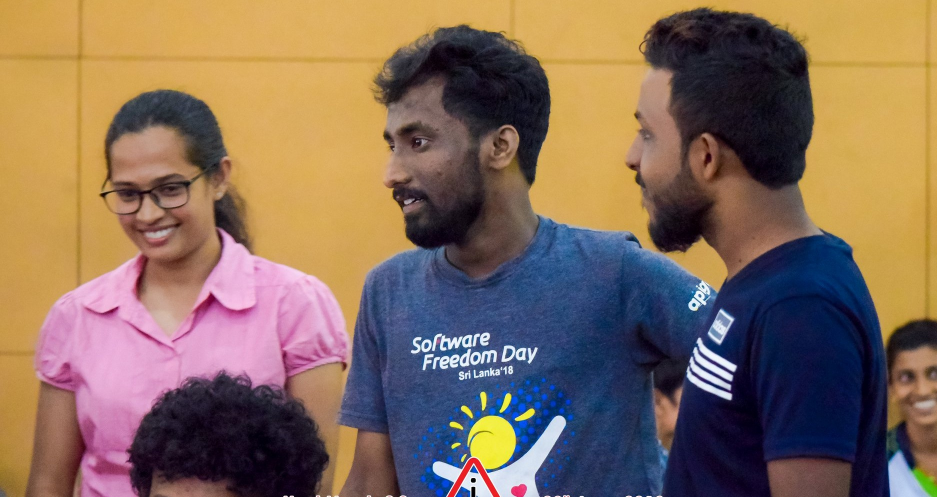
#> input picture a.jpg, 1874 x 994 px (shown at 1/2 size)
$ python face_detector.py
#> lines starting #> are read from the running program, lines starting #| are printed output that depends on the picture; after the words box and inside, x2 and y2 are one past the last pixel; in counts of white or black regions, pixels touching at a corner belong together
import cv2
face_cascade = cv2.CascadeClassifier("haarcascade_frontalface_default.xml")
#img = cv2.imread("photo.jpg")
img = cv2.imread("a.jpg")
#> img is the input picture: shape (994, 1874, 3); mean B, G, R 91.1, 107.8, 131.6

gray_img = cv2.cvtColor(img,cv2.COLOR_BGR2GRAY)
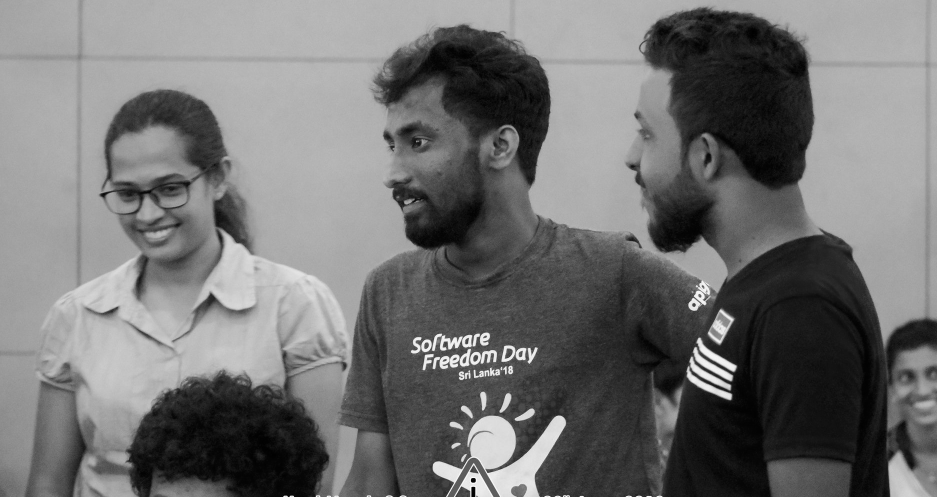
#> gray_img: shape (994, 1874) (shown at 1/2 size); min 0, max 255, mean 113

faces=face_cascade.detectMultiScale(gray_img,scaleFactor=1.05,minNeighbors=5)
#> faces = [[775, 872, 38, 38], [1298, 785, 70, 70], [977, 235, 68, 68], [778, 903, 70, 70], [935, 829, 105, 105], [180, 288, 244, 244], [672, 170, 290, 290]]

print(faces)
#| [[ 775  872   38   38]
#|  [1298  785   70   70]
#|  [ 977  235   68   68]
#|  [ 778  903   70   70]
#|  [ 935  829  105  105]
#|  [ 180  288  244  244]
#|  [ 672  170  290  290]]

for x, y, w, h in faces:
    img = cv2.rectangle(img,(x,y),(x+w,y+h),(0,255,0),3)
#> this loop made 7 passes
#> pass 1, `img = cv2.rectangle(img,(x,y),(x+w,y+h),(0,255,0),3)`:
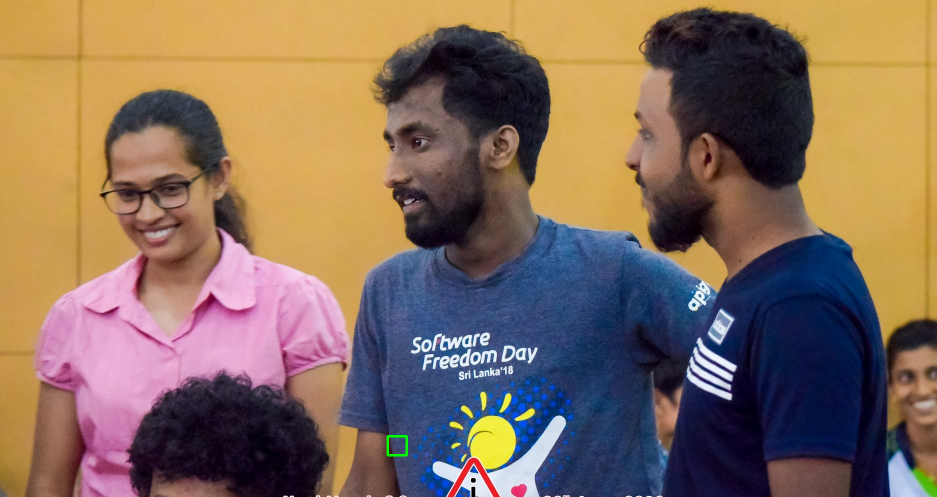
#> img: shape (994, 1874, 3) (shown at 1/2 size); 0.04% of pixels changed, all inside (x1, y1, x2, y2) = (773, 870, 816, 913)
#> pass 2, `img = cv2.rectangle(img,(x,y),(x+w,y+h),(0,255,0),3)`:
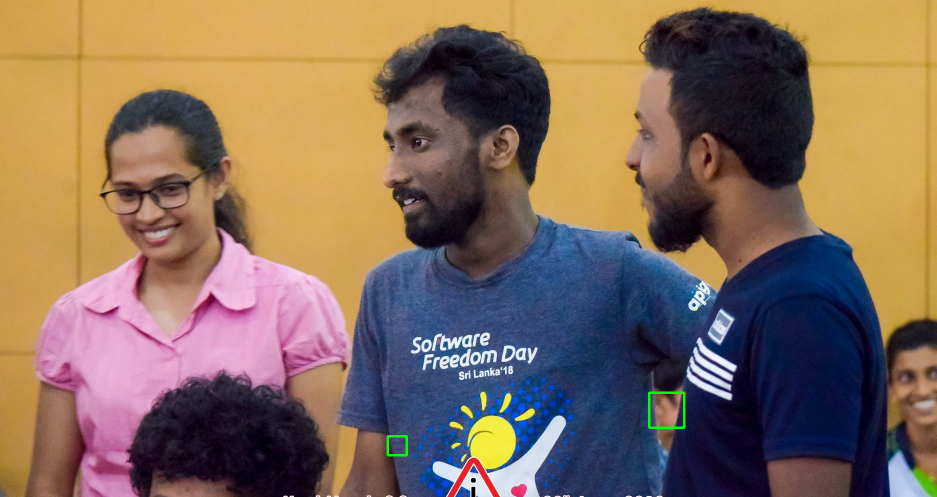
#> img: shape (994, 1874, 3) (shown at 1/2 size); 0.07% of pixels changed, all inside (x1, y1, x2, y2) = (1296, 783, 1371, 858)
#> pass 3, `img = cv2.rectangle(img,(x,y),(x+w,y+h),(0,255,0),3)`:
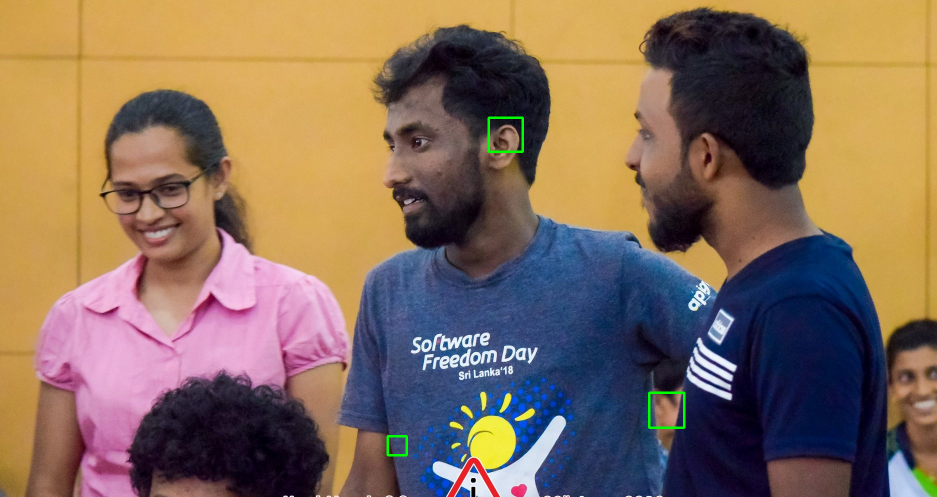
#> img: shape (994, 1874, 3) (shown at 1/2 size); 0.07% of pixels changed, all inside (x1, y1, x2, y2) = (975, 233, 1048, 306)
#> after the loop:
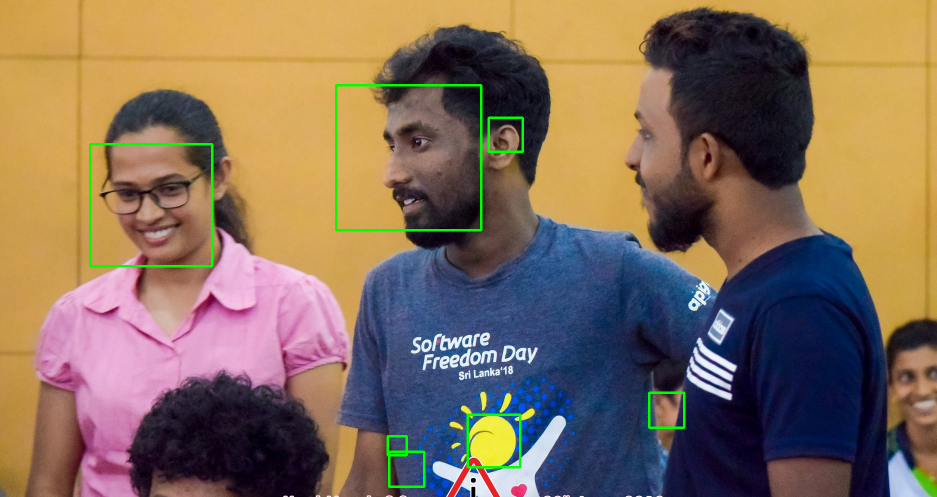
#> img: shape (994, 1874, 3) (shown at 1/2 size); 0.76% of pixels changed, all inside (x1, y1, x2, y2) = (178, 168, 1043, 976)

resized_img = cv2.resize(img,(int(img.shape[1]/2),int(img.shape[0]/2)))
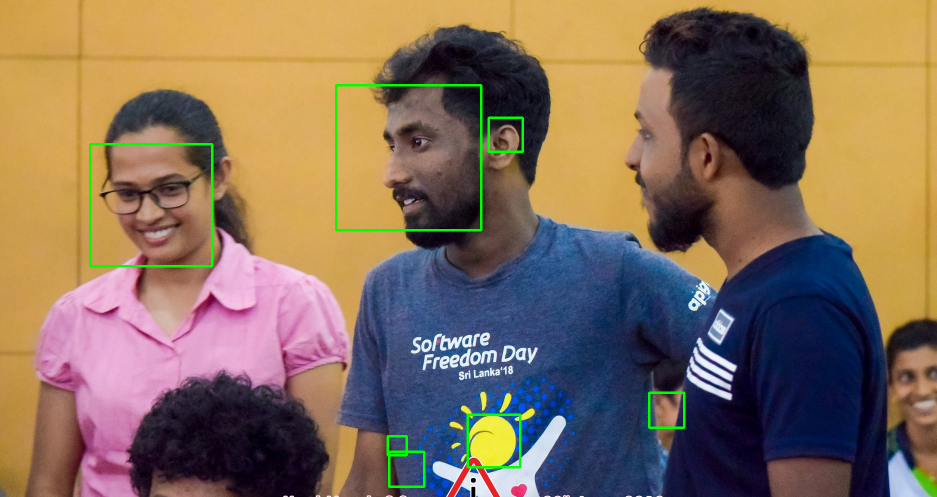
#> resized_img: shape (497, 937, 3); mean B, G, R 90.5, 109.4, 130.7
cv2.imshow("gray",resized_img)
cv2.waitKey(0)
cv2.destroyAllWindows()
